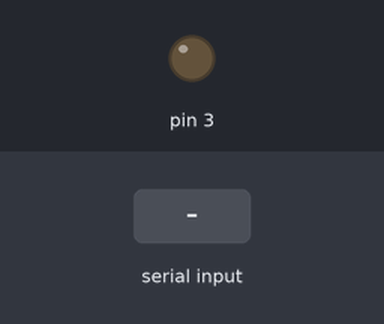
Recording of a sketch running on a simulated Arduino Uno, built with avr-gcc and run on an emulated ATmega328P. Shown: output pins drawn as LEDs (lit = HIGH). The inputs (shaded band) are chosen by the test bench. What the sketch prints to the serial monitor is not drawn.

Above: at 1.2 s.
1.3 s: "H" received over Serial
At 2.6 s:
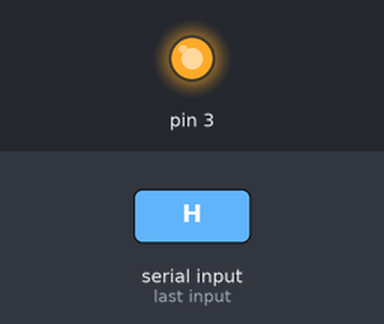
3.5 s: "1" received over Serial
At 5.4 s:
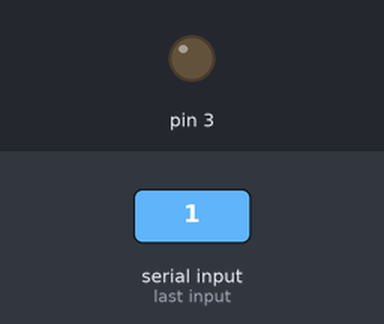
Timing chart, 0 to 6.9 s (numbered marks = the images above; inputs shaded):
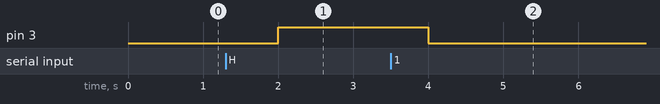

Measured:
- after the input at 1.3 s, pin 3: LOW → HIGH after 0.70 s
- after the input at 3.5 s, pin 3: HIGH → LOW after 0.50 s

The sketch:

robot.heater.ino
```cpp
void setup() {
  pinMode(3, OUTPUT);
  Serial.begin(115200);
}

char v;
void loop() {
  // read from serial,
  // when got nothing, delay 1s and retry, write S to serial(Standby).
  // when 30s got nothing, close heater, write C to serial(Close).
  // when got H means open heater, write H to serial(Heating).
  // when got C means close heater, write C to serial(Close).
  v = -1;

  // got nothing.
  for (int i = 0; i < 30; i++) {
    if (Serial.available() <= 0) {
      Serial.print('S');
      delay(1000);
      continue;
    }
    v = Serial.read();
    break;
  }

  // close when retry exceed.
  if (v == -1) {
    Serial.print('C');
    digitalWrite(3, LOW);
    return;
  }

  // got specified command.
  if (v == 'H') {
    Serial.print('H');
    digitalWrite(3, HIGH);
    return;
  }
  Serial.print('C');
  digitalWrite(3, LOW);
}
```
